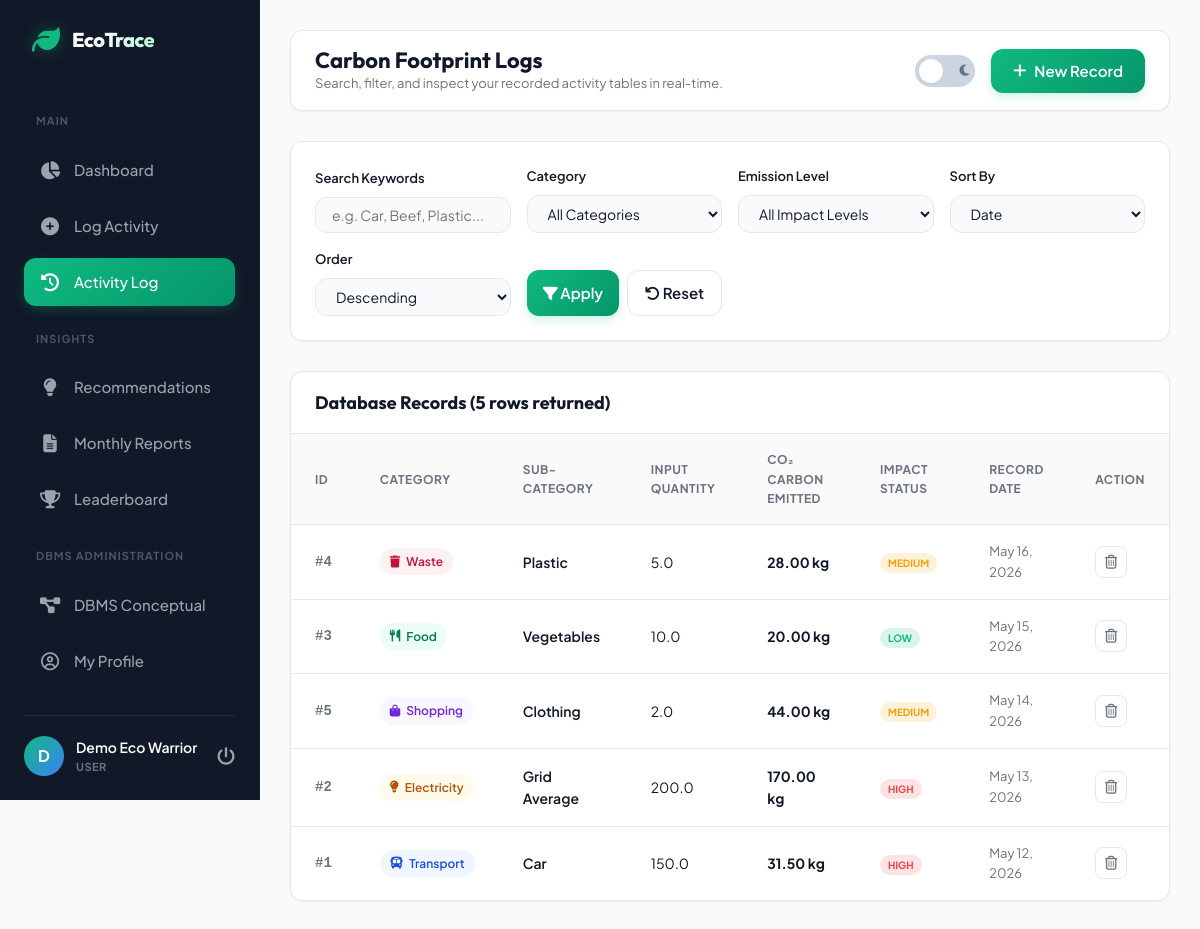
The app's page /history.php (signed in) with its own data.
### tables this page shows
CREATE TABLE IF NOT EXISTS activities (
    activity_id INT AUTO_INCREMENT PRIMARY KEY,
    user_id INT NOT NULL,
    category VARCHAR(50) NOT NULL,
    sub_category VARCHAR(50) NOT NULL,
    quantity DECIMAL(10,2) NOT NULL,
    co2_emitted DECIMAL(10,3) NOT NULL,
    emission_level VARCHAR(10) NOT NULL,  
    activity_date DATE NOT NULL,
    created_at TIMESTAMP DEFAULT CURRENT_TIMESTAMP,
    FOREIGN KEY (user_id) REFERENCES users(user_id) ON DELETE CASCADE
);

### history.php (the view, shortened to what this page needs)
<?php
require_once __DIR__ . '/config/db.php';
$user_id = $_SESSION['user_id'];
$user_name = $_SESSION['user_name'];
$search = filter_input(INPUT_GET, 'search', FILTER_DEFAULT);
$category_filter = filter_input(INPUT_GET, 'category', FILTER_DEFAULT);
$level_filter = filter_input(INPUT_GET, 'level', FILTER_DEFAULT);
$sort_by = filter_input(INPUT_GET, 'sort_by', FILTER_DEFAULT) ?? 'activity_date';
$sort_order = filter_input(INPUT_GET, 'sort_order', FILTER_DEFAULT) ?? 'desc';
$query = "SELECT * FROM activities WHERE user_id = :user_id";
$params = [':user_id' => $user_id];
$sort_order = strtoupper($sort_order) === 'ASC' ? 'ASC' : 'DESC';
$query .= " ORDER BY {$sort_by} {$sort_order}, created_at DESC";
try {
    $stmt = $pdo->prepare($query);
    $stmt->execute($params);
    $activities = $stmt->fetchAll();
} catch (PDOException $e) {
    $error_msg = "Query Error: " . $e->getMessage();
    $activities = [];
}
$theme_class = "";
?>
<!DOCTYPE html>
<html lang="en" <?php echo $theme_class; ?>>
<head>
    <link rel="stylesheet" href="https://cdnjs.cloudflare.com/ajax/libs/font-awesome/6.4.0/css/all.min.css">
    <link rel="stylesheet" href="assets/css/style.css">
</head>
<body>
    <div class="app-container">
        <aside class="sidebar">
            <div class="sidebar-logo">
                <i class="fas fa-leaf"></i>
                <span>EcoTrace</span>
            </div>
            <ul class="sidebar-menu">
                <li class="menu-label">Main</li>
                <li class="menu-item">
                    <a href="dashboard.php"><i class="fas fa-chart-pie"></i> <span>Dashboard</span></a>
                </li>
                <li class="menu-item">
                    <a href="add_activity.php"><i class="fas fa-plus-circle"></i> <span>Log Activity</span></a>
                </li>
                <li class="menu-item active">
                    <a href="history.php"><i class="fas fa-history"></i> <span>Activity Log</span></a>
                </li>
                <li class="menu-label">Insights</li>
                <li class="menu-item">
                    <a href="recommendations.php"><i class="fas fa-lightbulb"></i> <span>Recommendations</span></a>
                </li>
                <li class="menu-item">
                    <a href="reports.php"><i class="fas fa-file-alt"></i> <span>Monthly Reports</span></a>
                </li>
                <li class="menu-item">
                    <a href="leaderboard.php"><i class="fas fa-trophy"></i> <span>Leaderboard</span></a>
                </li>
                <li class="menu-label">DBMS Administration</li>
                <li class="menu-item">
                    <a href="dbms_section.php"><i class="fas fa-project-diagram"></i> <span>DBMS Conceptual</span></a>
                </li>
                <li class="menu-item">
                    <a href="profile.php"><i class="far fa-user-circle"></i> <span>My Profile</span></a>
                </li>
            </ul>
            <div class="sidebar-user">
                <div class="user-avatar"><?php echo strtoupper(substr($user_name, 0, 1)); ?></div>
                <div class="user-info">
                    <div class="user-name"><?php echo htmlspecialchars($user_name); ?></div>
                    <div class="user-role">User</div>
                </div>
                <a href="logout.php" class="logout-btn" title="Sign Out"><i class="fas fa-power-off"></i></a>
            </div>
        </aside>
        <main class="main-content">
            <header class="top-navbar">
                <div class="nav-left">
                    <h2>Carbon Footprint Logs</h2>
                    <p>Search, filter, and inspect your recorded activity tables in real-time.</p>
                </div>
                <div class="nav-right">
                    <label class="theme-switch" for="theme-toggle">
                        <span class="switch-slider">
                            <i class="fas fa-sun"></i>
                            <i class="fas fa-moon"></i>
                        </span>
                    </label>
                    <a href="add_activity.php" class="btn-primary" style="display: flex; align-items: center; gap: 8px;"><i class="fas fa-plus"></i> New Record</a>
                </div>
            </header>
            <section class="table-card" style="padding: 24px;">
                <form action="history.php" method="GET" style="display: grid; grid-template-columns: repeat(auto-fit, minmax(160px, 1fr)); gap: 16px; align-items: flex-end;">
                    <div>
                        <label class="form-label" for="search">Search Keywords</label>
                        <input type="text" class="search-input" style="width: 100%;" id="search" name="search" placeholder="e.g. Car, Beef, Plastic..." value="<?php echo htmlspecialchars($search ?? ''); ?>">
                    </div>
                    <div>
                        <label class="form-label" for="category">Category</label>
                        <select class="filter-select" style="width: 100%;" id="category" name="category">
                            <option value="All">All Categories</option>
                        </select>
                    </div>
                    <div>
                        <label class="form-label" for="level">Emission Level</label>
                        <select class="filter-select" style="width: 100%;" id="level" name="level">
                            <option value="All">All Impact Levels</option>
                        </select>
                    </div>
                    <div>
                        <label class="form-label" for="sort_by">Sort By</label>
                        <select class="filter-select" style="width: 100%;" id="sort_by" name="sort_by">
                            <option value="activity_date" <?php echo $sort_by === 'activity_date' ? 'selected' : ''; ?>>Date</option>
                        </select>
                    </div>
                    <div>
                        <label class="form-label" for="sort_order">Order</label>
                        <select class="filter-select" style="width: 100%;" id="sort_order" name="sort_order">
                            <option value="desc" <?php echo $sort_order === 'DESC' ? 'selected' : ''; ?>>Descending</option>
                        </select>
                    </div>
                    <div style="display: flex; gap: 8px;">
                        <button type="submit" class="btn-primary" style="padding: 10px; flex: 1; text-align: center;"><i class="fas fa-filter"></i> Apply</button>
                        <a href="history.php" class="btn-secondary" style="padding: 10px; flex: 1; text-align: center;" title="Clear Filters"><i class="fas fa-undo"></i> Reset</a>
                    </div>
                </form>
            </section>
            <section class="table-card">
                <div class="table-header">
                    <h3>Database Records (<?php echo count($activities); ?> rows returned)</h3>
                </div>
                <div class="custom-table-wrapper">
                    <?php if (count($activities) === 0): ?>
                        <div class="empty-state">
                            <i class="fas fa-database"></i>
                            <p>No carbon logs found matching the selected SQL queries.</p>
                        </div>
                    <?php else: ?>
                        <table class="custom-table">
                            <thead>
                                <tr>
                                    <th>ID</th>
                                    <th>Category</th>
                                    <th>Sub-Category</th>
                                    <th>Input Quantity</th>
                                    <th>CO₂ Carbon Emitted</th>
                                    <th>Impact Status</th>
                                    <th>Record Date</th>
                                    <th>Action</th>
                                </tr>
                            </thead>
                            <tbody>
                                <?php foreach ($activities as $act): ?>
                                    <tr>
                                        <td style="font-family: monospace; font-weight: bold; color: var(--text-muted);">#<?php echo $act['activity_id']; ?></td>
                                        <td>
                                            <span class="badge <?php echo strtolower($act['category']); ?>">
                                                <?php
                                                $icon = 'leaf';
                                                if ($act['category'] === 'Transport') $icon = 'bus';
                                                if ($act['category'] === 'Electricity') $icon = 'lightbulb';
                                                if ($act['category'] === 'Food') $icon = 'utensils';
                                                if ($act['category'] === 'Shopping') $icon = 'shopping-bag';
                                                if ($act['category'] === 'Waste') $icon = 'trash';
                                                ?>
                                                <i class="fas fa-<?php echo $icon; ?>"></i> <?php echo $act['category']; ?>
                                            </span>
                                        </td>
                                        <td style="font-weight: 600;"><?php echo htmlspecialchars($act['sub_category']); ?></td>
                                        <td><?php echo number_format($act['quantity'], 1); ?></td>
                                        <td style="font-weight: 700; color: var(--text-main);"><?php echo number_format($act['co2_emitted'], 2); ?> kg</td>
                                        <td>
                                            <span class="meter-label <?php echo strtolower($act['emission_level']); ?>" style="padding: 2px 8px; font-size: 10px; margin-top: 0;">
                                                <?php echo $act['emission_level']; ?>
                                            </span>
                                        </td>
                                        <td style="color: var(--text-muted); font-size: 13px;"><?php echo date('F d, Y', strtotime($act['activity_date'])); ?></td>
                                        <td>
                                            <a href="history.php?delete_id=<?php echo $act['activity_id']; ?>&search=<?php echo urlencode($search ?? ''); ?>&category=<?php echo urlencode($category_filter ?? ''); ?>&level=<?php echo urlencode($level_filter ?? ''); ?>&sort_by=<?php echo urlencode($sort_by); ?>&sort_order=<?php echo urlencode($sort_order); ?>"
                                               class="action-icon-btn"
                                               onclick="return confirm('Are you sure you want to delete this activity log from the MySQL database? This action is permanent and recalculates dashboard insights.')"
                                               title="Delete Log Row">
                                                <i class="far fa-trash-alt"></i>
                                            </a>
                                        </td>
                                    </tr>
                                <?php endforeach; ?>
                            </tbody>
                        </table>
                    <?php endif; ?>
                </div>
            </section>
        </main>
    </div>
</body>
</html>

### records on screen
activities: activity_id "4", category "Waste", sub_category "Plastic", quantity "5.0", co2_emitted "28.00", emission_level "MEDIUM", activity_date "May 16, 2026"
activities: activity_id "3", category "Food", sub_category "Vegetables", quantity "10.0", co2_emitted "20.00", emission_level "LOW", activity_date "May 15, 2026"
activities: activity_id "5", category "Shopping", sub_category "Clothing", quantity "2.0", co2_emitted "44.00", emission_level "MEDIUM", activity_date "May 14, 2026"
activities: activity_id "2", category "Electricity", sub_category "Grid Average", quantity "200.0", co2_emitted "170.00", emission_level "HIGH", activity_date "May 13, 2026"
activities: activity_id "1", category "Transport", sub_category "Car", quantity "150.0", co2_emitted "31.50", emission_level "HIGH", activity_date "May 12, 2026"

### other values on screen
substr($user_name, 0, 1) "D"
$user_name "Demo Eco Warrior"
count($activities) "5"
